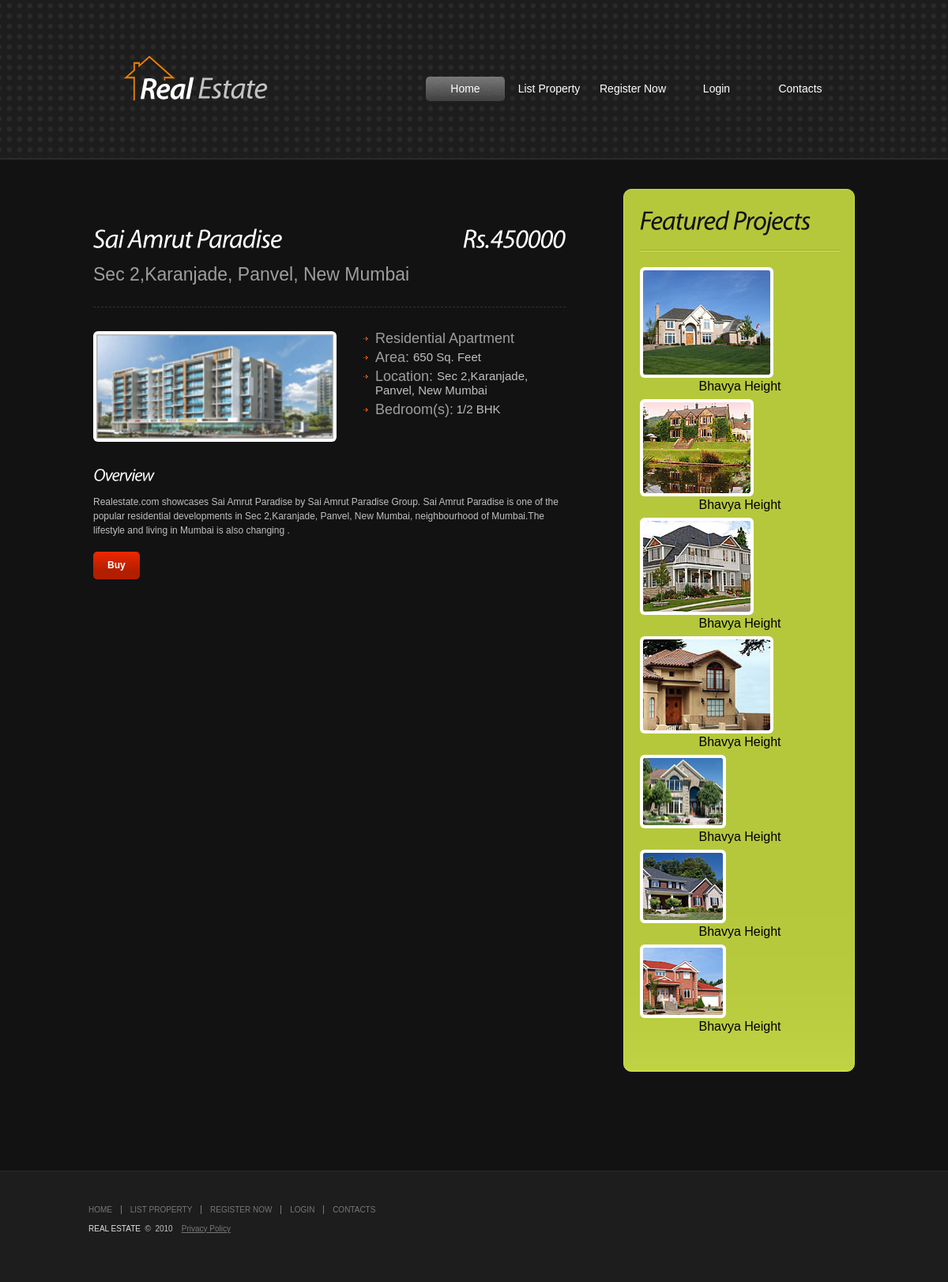
The app's page /view.php?Pname=Sai Amrut Paradise with its own data.
### tables this page shows
CREATE TABLE IF NOT EXISTS `view` (
  `id` int(255) NOT NULL AUTO_INCREMENT,
  `pname` varchar(255) NOT NULL,
  `pcity` varchar(255) NOT NULL,
  `pimg` varchar(255) NOT NULL,
  `pprice` int(255) NOT NULL,
  `area` int(255) NOT NULL,
  `pbedroom` varchar(255) NOT NULL,
  `pdesc` varchar(255) NOT NULL,
  `poverview` varchar(255) NOT NULL,
  PRIMARY KEY (`id`)
);

### view.php (the view, shortened to what this page needs)
<!DOCTYPE html>
<html lang="en">
<head>
	<link rel="stylesheet" href="css/reset.css" type="text/css" media="all">
	<link rel="stylesheet" href="css/grid.css" type="text/css" media="all">
	<link rel="stylesheet" href="css/style.css" type="text/css" media="all">
</head>
<body>
<?php
			include('header1.php');
			?>
	<section id="content">
		<div class="container_16">
			<div class="clearfix">
				<section id="mainContent" class="grid_10">
    <div id="container_ff"></div>
        <article>
        <div class="clearfix">
        				<div class="fleft">
        				<?php
	if(isset($_GET['Pname'])){
        $name = $_GET['Pname'];
    }
    $result = mysql_query('Select * From view Where pname="'.$name.'"');
    $row = mysql_fetch_array($result);
       ?>
						<h2><?php echo $row['pname'] ?></h2>
						<span class="span"> <?php echo $row['pcity'] ?> </span>
						</div>
						<div class="fright">
						<h2> Rs.<?php echo $row['pprice'] ?> </h2>
						</div>
						</div>
					</article>
					<div class="wrapper">
							<figure><img src="images/<?php echo $row['pimg'] ?>" alt="" width="300"></figure>
							<ul class="list1">
							<li>
							<span class="span1"><?php echo $row['pdesc'] ?></span>
							</li>
							<li>
							<span class="span1"> Area: </span>
							<span class="span2"> <?php echo $row['area'] ?> Sq. Feet </span>
							</li>
							<li>
							<span class="span1"> Location: </span>
							<span class="span2"> <?php echo $row['pcity'] ?> </span>
							</li>
							<li class="last">
							<span class="span1">Bedroom(s):</span>
							<span class="span2"> <?php echo $row['pbedroom'] ?> BHK</span>
							</li>
							</ul>
							</div>
					<div id="container_ff"></div>
					<div class="wrapper">
					<h1>Overview</h1>
					<p><?php echo $row['poverview'] ?>.</p>
					<a href="payment.php?Pname=<?php echo $row['pname'] ?>" class="button" > Buy </a>
					 </div>
				</section>
				<aside class="grid_6">
					<div class="prefix_1">
						<article>
							<div class="box">
								<h2>Featured Projects</h2>
								<div class="wrapper"><figure class="alt"><img src="images/2page-img1.jpg" alt=""></figure></div>
								<h3 class="aligncenter">Bhavya Height</h3>
								<div class="wrapper"><figure class="alt"><img src="images/3page-img6.jpg" alt=""></figure></div>
								<h3 class="aligncenter">Bhavya Height</h3>
								<div class="wrapper"><figure class="alt"><img src="images/3page-img7.jpg" alt=""></figure></div>
								<h3 class="aligncenter">Bhavya Height</h3>
								<div class="wrapper"><figure class="alt"><img src="images/5page-img1.jpg" alt=""></figure></div>
								<h3 class="aligncenter">Bhavya Height</h3>
								<div class="wrapper"><figure class="alt"><img src="images/3page-img3.jpg" alt=""></figure></div>
								<h3 class="aligncenter">Bhavya Height</h3>
								<div class="wrapper"><figure class="alt"><img src="images/3page-img4.jpg" alt=""></figure></div>
								<h3 class="aligncenter">Bhavya Height</h3>
             <div class="wrapper"><figure class="alt"><img src="images/3page-img5.jpg" alt=""></figure></div>
								<h3 class="aligncenter">Bhavya Height</h3>
							</div>
						</article>
			</div>
		</div>
		</div>
	</section>
	<?php
			include('footer.php');
			?>
</body>
</html>

### css/grid.css (style rules this page uses)
.container_16 { margin-left: auto; margin-right: auto; width: 976px; }
.grid_1, .grid_2, .grid_3, .grid_4, .grid_5, .grid_6, .grid_7, .grid_8, .grid_9, .grid_10, .grid_11, .grid_12, .grid_13, .grid_14, .grid_15, .grid_16 { display:inline; float: left; position: relative; margin-left: 6px; margin-right: 6px; }
.container_16 .grid_6 { width:354px; }
.container_16 .grid_10 { width:598px; }
.container_16 .prefix_1 { padding-left:61px; }
.clearfix:after { clear: both; content: ' '; display: block; font-size: 0; line-height: 0; visibility: hidden; width: 0; height: 0; }
.clearfix { display: inline-block; }
.clearfix { display: block; }

### css/style.css (style rules this page uses)
article, aside, audio, canvas, command, datalist, details, embed, figcaption, figure, footer, header, hgroup, keygen, meter, nav, output, progress, section, source, video { display:block }
body { background:#1d1d1d;font-family:Arial, Helvetica, sans-serif;font-size:100%;line-height:1.125em;color:#c0c0c0 }
html { min-width:980px }
html, body { height:100% }
.container_16 { font-size:.75em;position:relative }
#content { padding:37px 0 90px 0;background:#121212 }
#mainContent { padding:13px 0 0 0 }
.fleft { float:left }
.fright { float:right }
.aligncenter { text-align:center }
.wrapper { width:100%;overflow:hidden }
figure { margin:0 24px 0 0;float:left;padding:4px;background:#fff;position:relative;border-radius:6px;-moz-border-radius:6px;-webkit-border-radius:6px;behavior:url(js/PIE.htc) }
figure.alt { margin-right:5px }
p { margin-bottom:18px }
a { color:#c0c0c0;outline:none }
h1 { font-size:22px;color:#fff;line-height:1.2em;font-style:italic;font-weight:normal;letter-spacing:-1px;margin-bottom:.5em }
h2 { font-size:33px;color:#fff;line-height:1.2em;font-style:italic;font-weight:normal;letter-spacing:-1px;margin-bottom:.5em }
h3 { font-size:1em;line-height:16px;font-weight:normal;text-transform:uppercase;color:#c0c0c0;margin-bottom:5px }
.button { display:inline-block;position:relative;border-radius:5px;-moz-border-radius:5px;-webkit-border-radius:5px;background-color:#d42400;background:-webkit-gradient(linear, 0 0, 0 70%, from(#ed2800), to(#b21e00));background:-moz-linear-gradient(#ed2800, #b21e00 70%);background:linear-gradient(#ed2800, #b21e00 70%);-pie-background:linear-gradient(#ed2800, #b21e00 70%);behavior:url(js/PIE.htc);padding:0 18px 0 18px;line-height:35px;color:#fff;font-weight:bold;text-decoration:none;-webkit-transition-duration:0.5s }
.box { background:url(../images/box-bg.gif) 0 100% repeat-x #b5c83c;padding:24px 18px 40px 20px;border:1px solid #c9dd47;border-radius:10px;-moz-border-radius:10px;-webkit-border-radius:10px;behavior:url(js/PIE.htc);position:relative;color:#fff }
.box h2 { color:#121212;background:url(../images/bd_bot.gif) 0 100% repeat-x;padding-bottom:20px;margin-bottom:20px;line-height:30px;letter-spacing:-1px }
.box h3 { font-weight:normal;color:#000;font-size:16px;line-height:22px;text-transform:none }
.span { color: #9e9e9e; display: block; font-size: 23px; }
.span1 { color: #9e9e9e; font-size: 18px; }
.span2 { font-size: 15px; }
.list1 { float: left; margin: 0 0 20px; padding-left: 10px; width: 250px; }
.last { padding: 0 0 5px; }
#mainContent article { padding:0 0 32px 0;margin-bottom:30px;border-bottom:1px dashed #323232 }
aside article { padding-bottom:0;margin-bottom:35px }
.list1 li { background:url(../images/arrow1.gif) no-repeat 0 7px;padding:0 0 6px 15px;font-size:13px;zoom:1 }
#container_ff { float:left; width: 558px; padding: 15px; }

### records on screen
view: pcity "Sec 2,Karanjade, Panvel, New Mumbai", pimg (picture), pdesc "Residential Apartment", area "650", pbedroom "1/2", poverview "Realestate.com showcases Sai Amrut Paradise by Sai Amrut Paradise Group. Sai Amrut Paradise is one of the popular residential developments in Sec 2,Karanjade, Panvel, New Mumbai, neighbourhood of Mumbai.The lifestyle and living in Mumbai is also changing"
